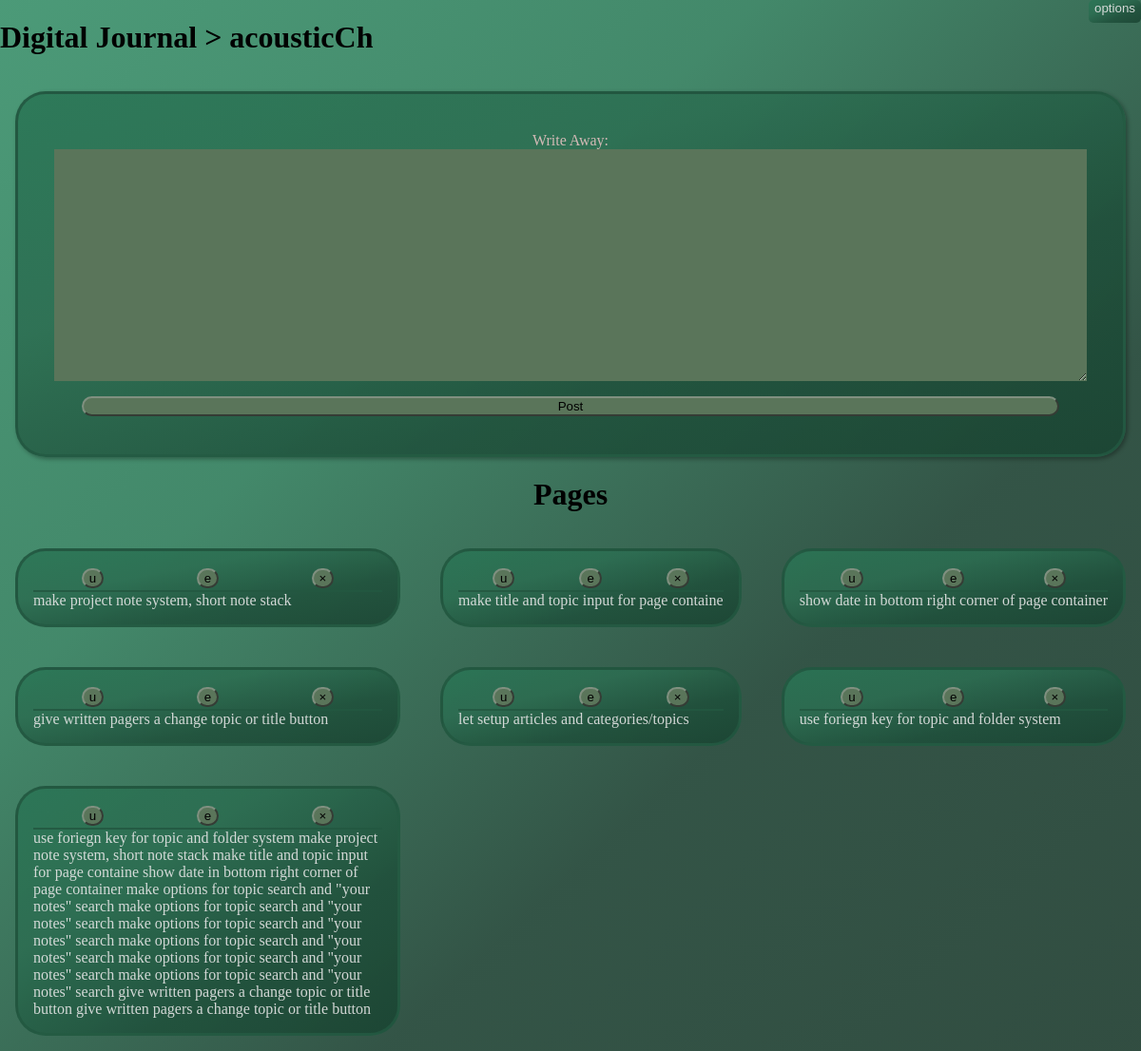
The app's page / (signed in) with its own data.
### website/models.py (models this page shows)
class User(db.Model, UserMixin):
    id = db.Column(db.Integer, primary_key=True)
    email = db.Column(db.String(100), unique=True)
    password = db.Column(db.String(100))
    username = db.Column(db.String(30))
    pages = db.relationship("Pages")

class Pages(db.Model):
    id = db.Column(db.Integer, primary_key=True)
    data = db.Column(db.String(10000))
    date = db.Column(db.DateTime(timezone=True), default=func.now())
    user_id = db.Column(db.Integer, db.ForeignKey("user.id"))

### website/views.py (the view)
@views.route("/", methods=["GET"])
@login_required
def home():
    return render_template("home.html", user=current_user)

### website/__init__.py (called while the page is built)
def create_app():
    app = Flask(__name__)
    app.config["SECRET_KEY"] = "ajsdfklajsdfkl"
    app.config["SQLALCHEMY_DATABASE_URI"] = f"sqlite:///{DB_NAME}"
    db.init_app(app)
    from .views import views
    from .auth import auth
    app.register_blueprint(views, url_prefix="/")
    app.register_blueprint(auth, url_prefix="/")
    from .models import User, Pages, Topics
    create_database(app=app)
    login_manager = LoginManager()
    login_manager.login_view = "auth.sign_in"
    login_manager.init_app(app)
    @login_manager.user_loader
    def load_user(user_id):
        return User.query.get(int(user_id))
    return app

### website/templates/home.html (shortened to what this page needs)
{% extends "base.html" %}
{% block heading1 %} > {{user.username}} {% endblock %}
{% block content %}
<main>
        <form class="page-container" method="POST">
                <div id="page-container">
                        <label for="page">Write Away:</label>
                        <textarea id="page" name="page" wrap="soft"></textarea>
                        <button id="page-button" type="submit">Post</button>
                </div>
        </form>
        <h1 align="center">Pages</h1>
        <div class="folder">
                {% for new_page in user.pages %}
                <div class="page-card">
                        <div class="page-card-nav">
                                <button type="button" class="close" onClick="#">
                                        <span aria-hidden="true">u</span>
                                </button>
                                <button type="button" class="close" onClick="#">
                                        <span aria-hidden="true">e</span>
                                </button>
                                <button type="button" class="close" onClick="deletePage({{ new_page.id }})">
                                        <span aria-hidden="true">&times;</span>
                                </button>
                        </div>
                        <article>{{ new_page.data }}</article>
                </div>
                {% endfor %}
        </div>
</main>
{% endblock %}

### website/templates/base.html (shortened to what this page needs)
<!DOCTYPE html>
<html lang="en">
<head>
    <link rel="stylesheet" href="../static/default.css"/>
</head>
<body>
    <header>
		<h1>Digital Journal{% block heading1 %}{% endblock %}</h1>
		<div class="button-container">
			{% block button_container %}
			<div class="dropdown" data-dropdown>
				<button class="drop-button" data-dropdown-button>options</button>
			</div>
            {% endblock %}
		</div>
	</header>
    {% block content %}{% endblock %}
</body>
</html>

### website/static/default.css (style rules this page uses)
:root { font-size: 16px; --text-color: #000000; --bg-body: linear-gradient(to bottom right, rgba(49, 139, 100, 0.871), rgba(39, 119, 84, 0.871), rgba(21, 59, 43, 0.871), rgba(19, 51, 37, 0.871)); --bg-objects: rgba(90, 117, 90, 1); --bg-obj-container: linear-gradient(to bottom right, rgba(42, 117, 85, 0.871), rgba(44, 109, 81, 0.871), rgba(31, 80, 59, 0.871), rgba(26, 68, 50, 0.871)); --light-text: rgba(230, 230, 230, 0.9); --light-header-text: rgba(230, 193, 193, 0.9); }
html { height: 100%; }
body { min-height: 100%; background-image: var(--bg-body); margin: 0; padding: 0; }
header { display: flex; justify-content: space-between; }
.drop-button { display: flex; flex-direction: column; text-decoration: none; background: none; border: none; cursor: pointer; height: 30px; color: var(--light-text); }
.dropdown { position: relative; background-image: var(--bg-obj-container); border-radius: .30rem; height: 30%; }
.button-container { display: "flex"; }
#page { display: absolute; width: 100%; height: 15rem; color: black; background-color: var(--bg-objects); border: none; margin-bottom: 1rem; }
#page-button { width: 95%; background-color: rgb(90, 117, 90); border-radius: 5rem; border-color: #809080; }
#page-container { display: flex; flex-direction: column; align-items: center; border: 0.2rem solid rgba(35, 88, 65, 0.871); border-radius: 2rem; padding: 2.5rem; margin: 1rem; color: var(--light-header-text); background-image: var(--bg-obj-container); box-shadow: 2px 2px 4px .2px rgba(0, 0, 0, .3); }
.folder { display: grid; grid-template-columns: auto auto auto; gap: 10px; }
.page-card { border: 0.2rem solid rgba(35, 88, 65, 0.871); border-radius: 2rem; margin: 1rem 1rem; background-image: var(--bg-obj-container); padding: 1rem; color: var(--light-text); }
.page-card-nav { display: flex; justify-content: space-around; padding: 2px; border-bottom: 2px solid rgba(35, 88, 65, 0.871); }
.close { background-color: rgb(90, 117, 90); border-color: #809080; border-radius: 3rem; }

### records on screen
User: username "acousticCh"
Pages: data "make project note system, short note stack"
Pages: data "make title and topic input for page containe"
Pages: data "show date in bottom right corner of page container"
Pages: data "give written pagers a change topic or title button"
Pages: data "let setup articles and categories/topics"
Pages: data "use foriegn key for topic and folder system"
Pages: data "use foriegn key for topic and folder system make project note system, short note stack make title and topic input for page containe show date in bottom right corner of page container make options for topic search and \"your notes\" search make options for topic search and \"your notes\" search make options for topic search and \"your notes\" search make options for topic search and \"your notes\" search make options for topic search and \"your notes\" search make options for topic search and \"your notes\" search give written pagers a change topic or title button give written pagers a change topic or title button"
